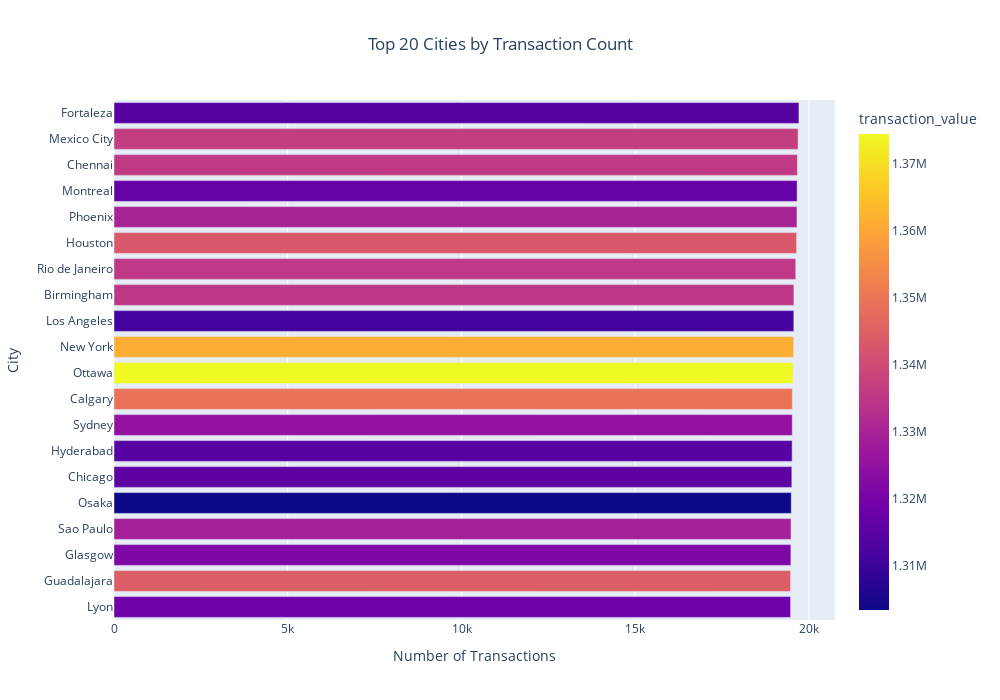
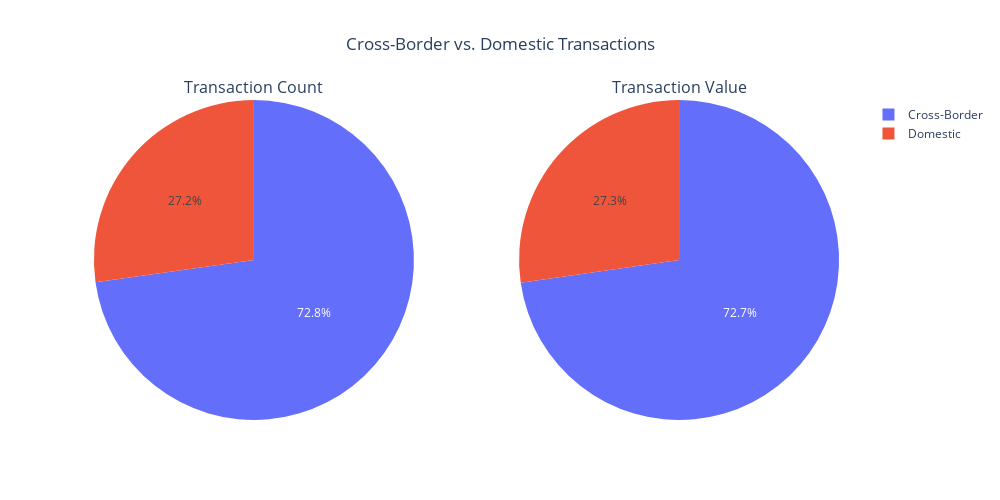

Notebook source saved alongside these figures, in order:
### Code cell
# Run geographic analysis
print("\nExecuting comprehensive transaction data analysis...")

# Create output directory if it doesn't exist
output_dir = "output_visualizations"
if not os.path.exists(output_dir):
    os.makedirs(output_dir)

# Run geographic analysis
print("\n1. Running geographic analysis...")
geo_results = geographic_analysis(sample_data, output_dir)
print("Geographic analysis complete!")

# Add results to the all_results dictionary for later reporting
if 'all_results' not in globals():
    all_results = {}

# Save analysis results
if geo_results is not None:
    all_results['country_metrics'] = geo_results

print("\nAnalysis complete. Results and visualizations saved to", output_dir)

### Figure 1 — Plotly figure (JSON) as saved in the notebook; plotly's stock layout.template omitted (floating-point values rounded to 4 significant figures)
{"data": [{"customdata": [["Brazil", 66.68], ["Mexico", 67.91], ["India", 67.92], ["Canada", 66.99], ["USA", 67.69], ["USA", 68.39], ["Brazil", 68.07], ["UK", 68.24], ["USA", 67.03], ["USA", 69.62], ["Canada", 70.35], ["Canada", 69.12], ["Australia", 67.92], ["India", 67.36], ["USA", 67.46], ["Japan", 66.89], ["Brazil", 68.23], ["UK", 67.85], ["France", 67.73], ["Mexico", 69.06]], "hovertemplate": "transaction_count=%{x}<br>location_city=%{y}<br>location_country=%{customdata[0]}<br>avg_transaction_value=%{customdata[1]}<br>transaction_value=%{marker.color}<extra></extra>", "legendgroup": "", "marker": {"color": [1314000.0, 1337000.0, 1336000.0, 1317000.0, 1330000.0, 1343000.0, 1335000.0, 1335000.0, 1311000.0, 1361000.0, 1375000.0, 1349000.0, 1325000.0, 1314000.0, 1316000.0, 1303000.0, 1329000.0, 1321000.0, 1319000.0, 1344000.0], "coloraxis": "coloraxis", "pattern": {"shape": ""}}, "name": "", "orientation": "h", "showlegend": false, "textposition": "auto", "type": "bar", "x": [19708, 19683, 19663, 19655, 19651, 19641, 19616, 19563, 19560, 19555, 19539, 19518, 19516, 19512, 19503, 19487, 19480, 19476, 19467, 19467], "xaxis": "x", "y": ["Fortaleza", "Mexico City", "Chennai", "Montreal", "Phoenix", "Houston", "Rio de Janeiro", "Birmingham", "Los Angeles", "New York", "Ottawa", "Calgary", "Sydney", "Hyderabad", "Chicago", "Osaka", "Sao Paulo", "Glasgow", "Lyon", "Guadalajara"], "yaxis": "y"}], "layout": {"barmode": "relative", "coloraxis": {"colorbar": {"title": {"text": "transaction_value"}}, "colorscale": [[0, "#0d0887"], [0.1111, "#46039f"], [0.2222, "#7201a8"], [0.3333, "#9c179e"], [0.4444, "#bd3786"], [0.5556, "#d8576b"], [0.6667, "#ed7953"], [0.7778, "#fb9f3a"], [0.8889, "#fdca26"], [1, "#f0f921"]]}, "height": 700, "legend": {"tracegroupgap": 0}, "title": {"text": "Top 20 Cities by Transaction Count", "x": 0.5}, "width": 1000, "xaxis": {"anchor": "y", "domain": [0, 1], "title": {"text": "Number of Transactions"}}, "yaxis": {"anchor": "x", "categoryorder": "total ascending", "domain": [0, 1], "title": {"text": "City"}}}}

### Figure 2 — Plotly figure (JSON) as saved in the notebook; plotly's stock layout.template omitted (floating-point values rounded to 4 significant figures)
{"data": [{"domain": {"x": [0, 0.45], "y": [0, 1]}, "labels": ["Domestic", "Cross-Border"], "name": "Transaction Count", "type": "pie", "values": [272305, 727695]}, {"domain": {"x": [0.55, 1], "y": [0, 1]}, "labels": ["Domestic", "Cross-Border"], "name": "Transaction Value", "type": "pie", "values": [18550000.0, 49440000.0]}], "layout": {"annotations": [{"font": {"size": 16}, "showarrow": false, "text": "Transaction Count", "x": 0.225, "xanchor": "center", "xref": "paper", "y": 1, "yanchor": "bottom", "yref": "paper"}, {"font": {"size": 16}, "showarrow": false, "text": "Transaction Value", "x": 0.775, "xanchor": "center", "xref": "paper", "y": 1, "yanchor": "bottom", "yref": "paper"}], "height": 500, "title": {"text": "Cross-Border vs. Domestic Transactions", "x": 0.5}, "width": 1000}}
